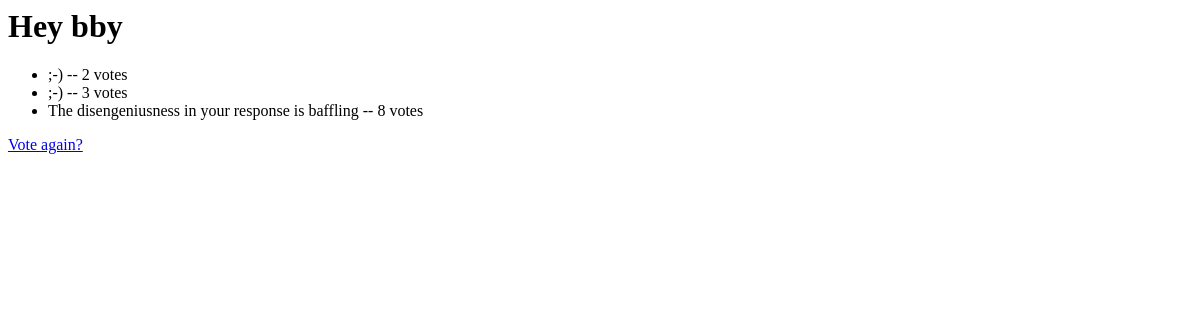
The app's page /polls/1/results/, older data.
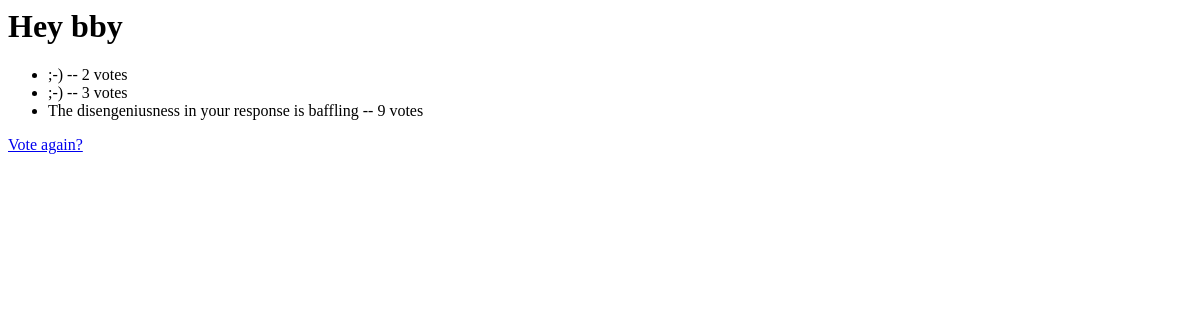
The same page, newer data.
### polls/models.py (models this page shows, shortened)
class Choice(models.Model):
    question = models.ForeignKey(Question,
                                 on_delete=models.CASCADE)
    choice_text = models.CharField(max_length=200)
    votes = models.IntegerField(default=0)

### polls/views.py (the view)
class ResultsView(generic.DetailView):
    model = Question
    template_name = 'polls/results.html'

### polls/templates/polls/results.html
<h1>{{ question.question_text }}</h1>
<ul>
    {% for choice in question.choice_set.all %}
        <li>{{ choice.choice_text }} -- {{ choice.votes }} vote{{ choice.votes|pluralize }}</li>
    {% endfor %}
</ul>
<a href="{% url 'polls:detail' question.id %}">Vote again?</a>

Row changes from the older to the newer data that the page shows:
changed Choice "The disengeniusness in your response is baffling": votes "8" → "9"
